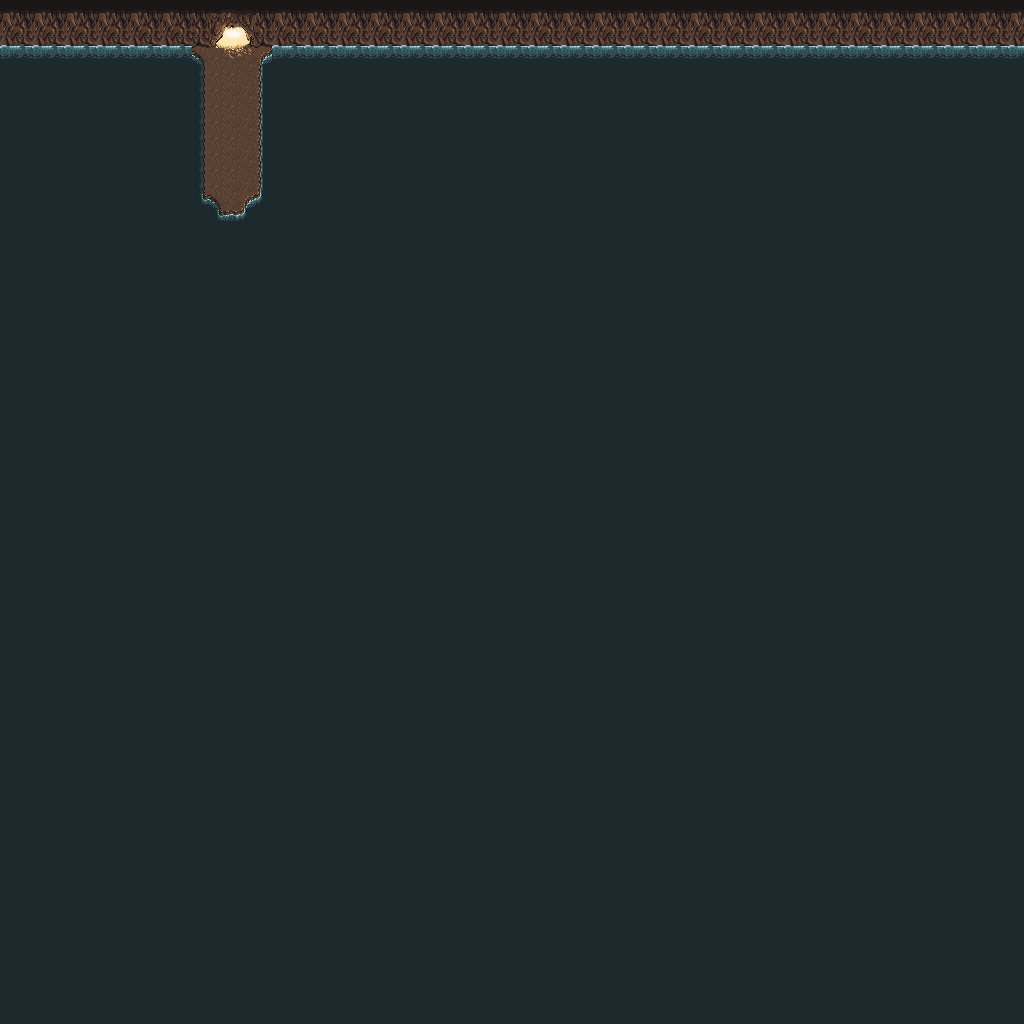

A level layout from a 2D game, rendered from its tile map. Below: a short description, then the map file with tile-grid data replaced by summaries:
An orthogonal 64x64 tile map with 16x16 px tiles, 1 tile layer (Tile Layer 1) and 17 objects (4x waterSpot).

<map version="1.0" orientation="orthogonal" renderorder="right-down" width="64" height="64" tilewidth="16" tileheight="16" nextobjectid="24">
 <tileset firstgid="1" name="cave" tilewidth="16" tileheight="16">
  <image source="tiles/cave.png" width="256" height="336" />
 </tileset>
 <layer name="Tile Layer 1" width="64" height="64">
  <data>[4096 cells, 4096 non-empty, 35 distinct tile ids]</data>
 </layer>
 <objectgroup name="objects">
  <object id="2" x="240" y="208" width="16" height="16" />
  <object id="3" x="224" y="208" width="16" height="16" />
  <object id="5" x="176" y="48" width="32" height="176" />
  <object id="6" x="208" y="208" width="16" height="16" />
  <object id="11" x="208" y="192" width="16" height="16" />
  <object id="12" x="240" y="192" width="16" height="16" />
  <object id="18" x="256" y="0" width="32" height="48" />
  <object id="19" x="176" y="0" width="32" height="48" />
  <object id="20" x="208" y="0" width="48" height="32" />
  <object id="21" x="208" y="32" width="16" height="16" />
  <object id="22" x="240" y="32" width="16" height="16" />
 </objectgroup>
 <objectgroup name="transportZones" visible="0">
  <object id="23" x="224" y="32" width="16" height="16">
   <properties>
    <property name="Destination" value="overworld1" />
    <property name="Name" value="cave1" />
   </properties>
  </object>
 </objectgroup>
 <objectgroup name="interactables">
  <object id="8" x="224" y="208" width="16" height="16">
   <properties>
    <property name="Name" value="cave1WaterSpot" />
    <property name="Type" value="Enviornmental " />
   </properties>
  </object>
  <object id="9" name="waterSpot" x="240" y="208" width="16" height="16">
   <properties>
    <property name="Name" value="cave1WaterSpot" />
    <property name="Type" value="Enviornmental" />
   </properties>
  </object>
  <object id="10" name="waterSpot" x="208" y="208" width="16" height="16">
   <properties>
    <property name="Name" value="cave1WaterSpot" />
    <property name="Type" value="Enviornmental" />
   </properties>
  </object>
  <object id="13" name="waterSpot" x="240" y="192" width="16" height="16">
   <properties>
    <property name="Name" value="cave1WaterSpot" />
    <property name="Type" value="Enviornmental" />
   </properties>
  </object>
  <object id="14" name="waterSpot" x="208" y="192" width="16" height="16">
   <properties>
    <property name="Name" value="cave1WaterSpot" />
    <property name="Type" value="Enviornmental" />
   </properties>
  </object>
 </objectgroup>
</map>
